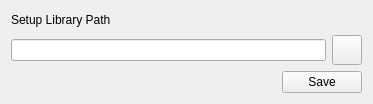
<?xml version="1.0" encoding="UTF-8"?>
<ui version="4.0">
 <class>LibrarySetup</class>
 <widget class="QWidget" name="LibrarySetup">
  <property name="geometry">
   <rect>
    <x>0</x>
    <y>0</y>
    <width>373</width>
    <height>104</height>
   </rect>
  </property>
  <property name="windowTitle">
   <string>Form</string>
  </property>
  <layout class="QGridLayout" name="gridLayout">
   <item row="1" column="0" colspan="2">
    <widget class="QLineEdit" name="le_libpath">
     <property name="readOnly">
      <bool>false</bool>
     </property>
    </widget>
   </item>
   <item row="1" column="2">
    <widget class="QPushButton" name="btn_choose">
     <property name="minimumSize">
      <size>
       <width>30</width>
       <height>30</height>
      </size>
     </property>
     <property name="maximumSize">
      <size>
       <width>30</width>
       <height>30</height>
      </size>
     </property>
     <property name="text">
      <string/>
     </property>
     <property name="icon">
      <iconset>
       <normaloff>../../icons/open.png</normaloff>../../icons/open.png</iconset>
     </property>
    </widget>
   </item>
   <item row="2" column="1" colspan="2">
    <widget class="QPushButton" name="btn_save">
     <property name="text">
      <string>Save</string>
     </property>
    </widget>
   </item>
   <item row="2" column="0">
    <spacer name="horizontalSpacer">
     <property name="orientation">
      <enum>Qt::Horizontal</enum>
     </property>
     <property name="sizeHint" stdset="0">
      <size>
       <width>40</width>
       <height>20</height>
      </size>
     </property>
    </spacer>
   </item>
   <item row="0" column="0" colspan="3">
    <widget class="QLabel" name="label">
     <property name="text">
      <string>Setup Library Path</string>
     </property>
    </widget>
   </item>
  </layout>
 </widget>
 <resources/>
 <connections/>
</ui>
